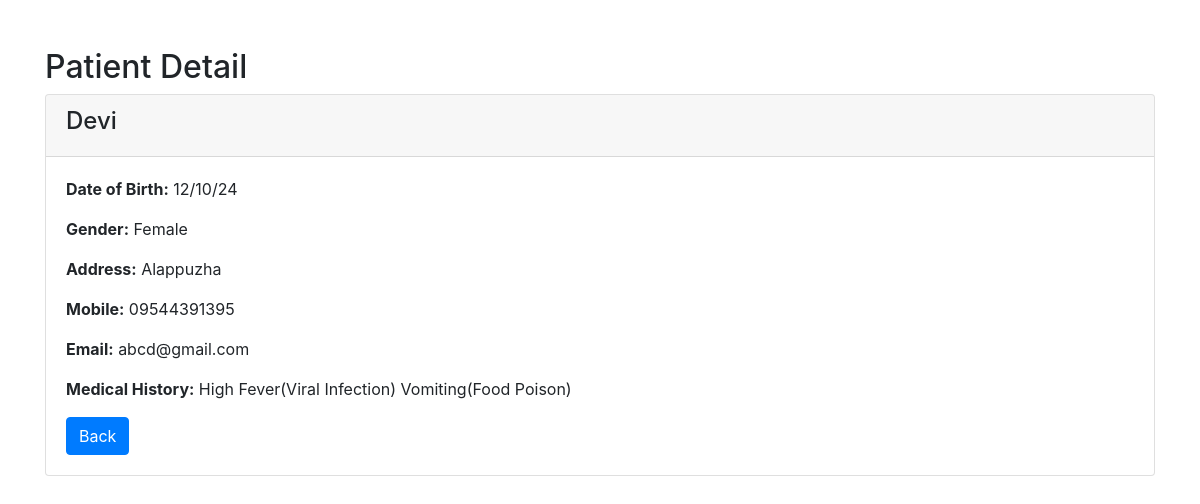
Page /patients/3/detail/ on the committed database.
### hostapp/models.py (models this page shows, shortened)
class Patient(models.Model):
    user = models.OneToOneField(User, on_delete=models.CASCADE, related_name='patient_profile',null=True, blank=True)
    name = models.CharField(max_length=100, null=True, blank=True)
    date_of_birth = models.CharField(max_length=100, null=True, blank=True)
    gender = models.CharField(max_length=10, choices=[('Male', 'Male'), ('Female', 'Female'), ('Other', 'Other')], null=True, blank=True)
    address = models.CharField(max_length=255, null=True, blank=True)
    mobile = models.CharField(max_length=15, null=True, blank=True)
    email = models.EmailField(unique=True, null=True, blank=True)
    medical_history = models.TextField(null=True, blank=True)

### hostapp/views.py (the view)
# urls.py: path('patients/<int:patient_id>/detail/', views.patient_detail, name='patient_detail'),
def patient_detail(request, patient_id):
    patient = get_object_or_404(Patient, id=patient_id)
    return render(request, 'admin-patient_detail.html', {'patient': patient})

### templates/admin-patient_detail.html (shortened to what this page needs)
<!DOCTYPE html>
<html lang="en">
<head>
    <link href="https://stackpath.bootstrapcdn.com/bootstrap/4.5.2/css/bootstrap.min.css" rel="stylesheet">
</head>
<body>
    <div class="container mt-5">
        <h2>Patient Detail</h2>
        <div class="card">
            <div class="card-header">
                <h4>{{ patient.name }}</h4>
            </div>
            <div class="card-body">
                <p><strong>Date of Birth:</strong> {{ patient.date_of_birth }}</p>
                <p><strong>Gender:</strong> {{ patient.gender }}</p>
                <p><strong>Address:</strong> {{ patient.address }}</p>
                <p><strong>Mobile:</strong> {{ patient.mobile }}</p>
                <p><strong>Email:</strong> {{ patient.email }}</p>
                <p><strong>Medical History:</strong> {{ patient.medical_history }}</p>
                <a href="{% url 'index' %}" class="btn btn-primary">Back </a>
            </div>
        </div>
    </div>
</body>
</html>

### rows in the picture
Patient: name "Devi", date_of_birth "12/10/24", gender "Female", address "Alappuzha", mobile "09544391395", email "abcd@gmail.com", medical_history "High Fever(Viral Infection) Vomiting(Food Poison)"
